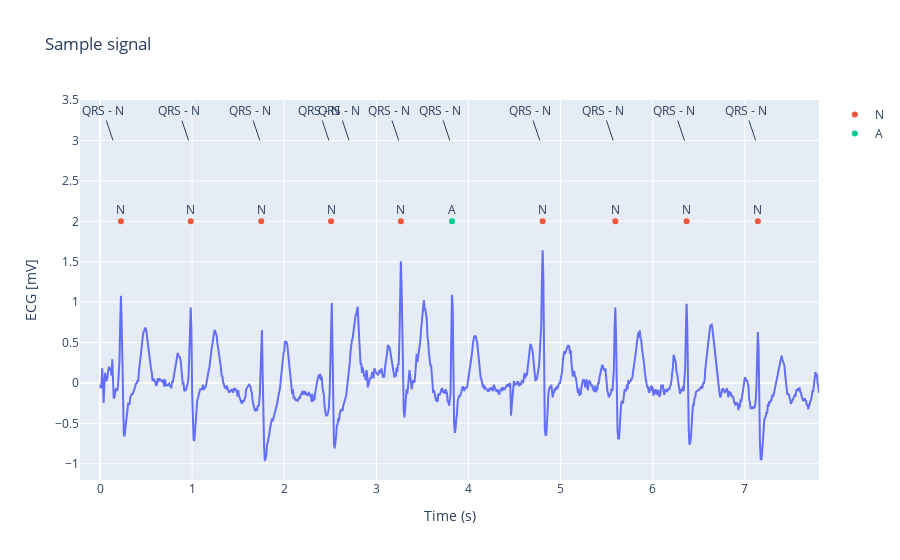

The notebook cell saved with this chart:
### Markdown cell above
## Annotations

As per the PhysioNet website (<https://physionet.org/static/lightwave/doc/annotations.html>),
the following annotations are available (selected only the ones present in this
dataset):

### Beat Annotations

| Annotation | Description                       |
| ---------- | --------------------------------- |
| N          | Normal Beat                       |
| A          | Atrial Premature Beat             |
| V          | Premature Ventricular Contraction |
| Q          | Unclassified Beat                 |

### Non-Beat Annotations

| Annotation | Description        |
| ---------- | ------------------ |
| +          | Rhythm Change      |
| "          | Comment Annotation |

### Code cell
qrs_ann, ann, sig, fields = load_record("./data/ltafdb/100")

start_sample = 106000
end_sample = 107000
channel_sample = 0

sample_sig = sig[start_sample:end_sample, channel_sample]
sample_ann = ann.filter(pl.col('position') >= start_sample, pl.col('position') <= end_sample)
sample_ann = sample_ann.with_columns((pl.col('position') - start_sample) / fields['fs'])

fig = px.line(x=np.arange(len(sample_sig), dtype=np.float64) / fields['fs'], y=sample_sig, title="Sample signal")
fig.update_layout(xaxis_title="Time (s)", yaxis_title="ECG [mV]")

for symbol, position in sample_ann.group_by('symbol').agg(pl.col('position')).iter_rows():
    fig.add_trace(go.Scatter(x=position, y=np.repeat(2.0, len(position)), mode='markers+text', textposition='top center', text=np.repeat(symbol, len(position)), name=symbol))

for pos, sym in zip(qrs_ann.sample, qrs_ann.symbol):
    if pos < start_sample or pos > end_sample:
        continue

    fig.add_annotation(x=(pos - start_sample) / fields['fs'], y=3.0, text=f"QRS - {sym}", showarrow=True)

fig.show()

### Figure 1 — Plotly figure (JSON) as saved in the notebook; plotly's stock layout.template omitted (floating-point values rounded to 4 significant figures; data arrays with more than 128 entries replaced by an {"elided": "..."} marker saying what was removed)
{"data": [{"hovertemplate": "x=%{x}<br>y=%{y}<extra></extra>", "legendgroup": "", "line": {"color": "#636efa", "dash": "solid"}, "marker": {"symbol": "circle"}, "mode": "lines", "name": "", "orientation": "v", "showlegend": false, "type": "scatter", "x": {"elided": "1000 float values"}, "xaxis": "x", "y": {"elided": "1000 float values"}, "yaxis": "y"}, {"mode": "markers+text", "name": "N", "text": ["N", "N", "N", "N", "N", "N", "N", "N", "N"], "textposition": "top center", "type": "scatter", "x": [0.2266, 0.9844, 1.75, 2.508, 3.266, 4.805, 5.594, 6.367, 7.141], "y": [2, 2, 2, 2, 2, 2, 2, 2, 2]}, {"mode": "markers+text", "name": "A", "text": ["A"], "textposition": "top center", "type": "scatter", "x": [3.82], "y": [2]}], "layout": {"annotations": [{"showarrow": true, "text": "QRS - N", "x": 0.1406, "y": 3}, {"showarrow": true, "text": "QRS - N", "x": 0.9609, "y": 3}, {"showarrow": true, "text": "QRS - N", "x": 1.734, "y": 3}, {"showarrow": true, "text": "QRS - N", "x": 2.484, "y": 3}, {"showarrow": true, "text": "QRS - N", "x": 2.703, "y": 3}, {"showarrow": true, "text": "QRS - N", "x": 3.242, "y": 3}, {"showarrow": true, "text": "QRS - N", "x": 3.797, "y": 3}, {"showarrow": true, "text": "QRS - N", "x": 4.773, "y": 3}, {"showarrow": true, "text": "QRS - N", "x": 5.57, "y": 3}, {"showarrow": true, "text": "QRS - N", "x": 6.344, "y": 3}, {"showarrow": true, "text": "QRS - N", "x": 7.117, "y": 3}], "legend": {"tracegroupgap": 0}, "title": {"text": "Sample signal"}, "xaxis": {"anchor": "y", "domain": [0, 1], "title": {"text": "Time (s)"}}, "yaxis": {"anchor": "x", "domain": [0, 1], "title": {"text": "ECG [mV]"}}}}
